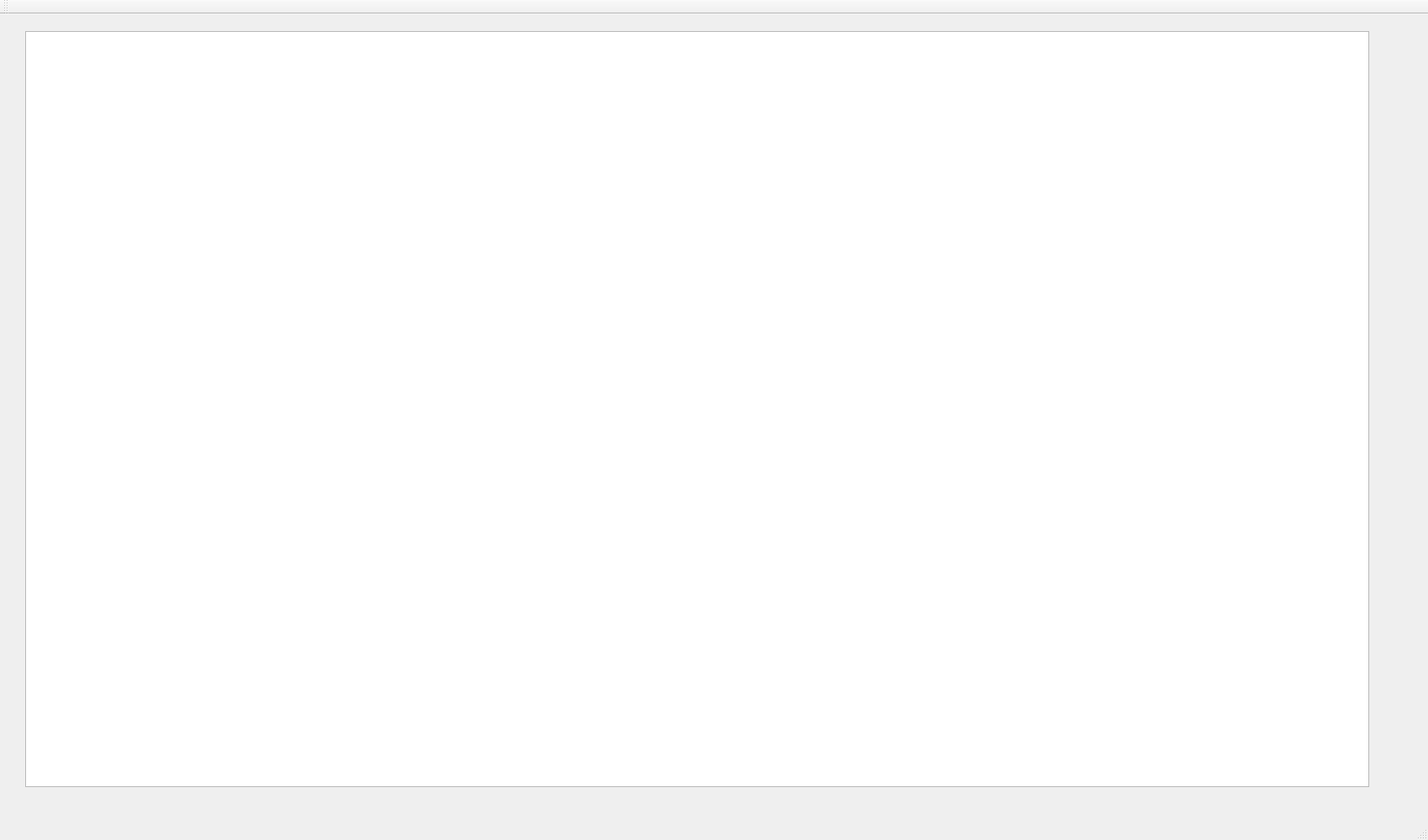
<?xml version="1.0" encoding="UTF-8"?>
<ui version="4.0">
 <class>MainWindow</class>
 <widget class="QMainWindow" name="MainWindow">
  <property name="geometry">
   <rect>
    <x>0</x>
    <y>0</y>
    <width>1700</width>
    <height>1000</height>
   </rect>
  </property>
  <property name="windowTitle">
   <string>MainWindow</string>
  </property>
  <widget class="QWidget" name="centralWidget">
   <widget class="QGraphicsView" name="graphicsView">
    <property name="geometry">
     <rect>
      <x>30</x>
      <y>20</y>
      <width>1600</width>
      <height>900</height>
     </rect>
    </property>
   </widget>
  </widget>
  <widget class="QMenuBar" name="menuBar">
   <property name="geometry">
    <rect>
     <x>0</x>
     <y>0</y>
     <width>1700</width>
     <height>22</height>
    </rect>
   </property>
  </widget>
  <widget class="QToolBar" name="mainToolBar">
   <attribute name="toolBarArea">
    <enum>TopToolBarArea</enum>
   </attribute>
   <attribute name="toolBarBreak">
    <bool>false</bool>
   </attribute>
  </widget>
  <widget class="QStatusBar" name="statusBar"/>
 </widget>
 <layoutdefault spacing="6" margin="11"/>
 <resources/>
 <connections/>
</ui>
